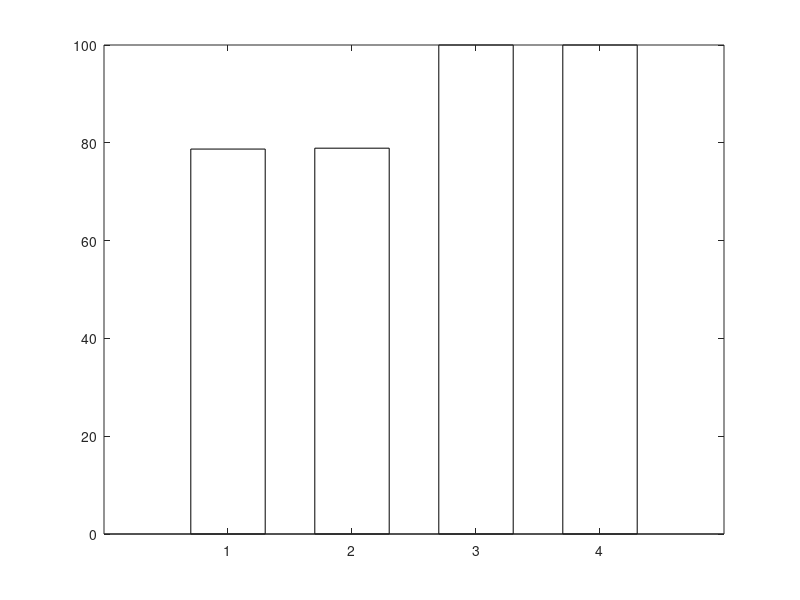

Here is the MATLAB script that generated this plot: (Note: this script raises an error after producing the figure.)
modules = {'BSplines', 'Convolution', 'Demod', 'Radartools'};
pass_rates = [78.72, 78.9, 100.0, 100.0];
total_tests = [47, 19, 47, 28];
passed_tests = [37, 15, 47, 28];

palette.green = [0.30 0.65 0.45];
palette.red = [0.75 0.35 0.40];
palette.orange = [0.80 0.50 0.35];

fig1 = figure('Color', 'w', 'Position', [100, 100, 900, 600]);
bar_width = 0.6;

colors = [palette.red; palette.red; palette.green; palette.green];

hBars = bar(1:4, pass_rates, bar_width, 'FaceColor', 'flat');
for i = 1:4
    if pass_rates(i) < 100
        hBars.CData(i,:) = palette.red;
    else
        hBars.CData(i,:) = palette.green;
    end
end

hold on;

for i = 1:4
    text(i, pass_rates(i) + 2, sprintf('%d/%d', passed_tests(i), total_tests(i)), ...
        'HorizontalAlignment', 'center', 'FontSize', 11, 'FontWeight', 'bold');
end

ylim([0 115]);
ylabel('Pass Rate (%)', 'FontSize', 14, 'FontWeight', 'bold');
xlabel('Module', 'FontSize', 14, 'FontWeight', 'bold');
title('CUDA Modules Stability Comparison (Overall Pass Rate)', ...
    'FontSize', 16, 'FontWeight', 'bold');

set(gca, 'XTick', 1:4, 'XTickLabel', modules, 'FontSize', 12);
grid on;

threshold_line = yline(80, '--', 'DisplayName', '80% Threshold');
threshold_line.Color = palette.orange;
threshold_line.LineWidth = 2;

legend_objects = [patch(NaN, NaN, 'FaceColor', palette.green), ...
                  patch(NaN, NaN, 'FaceColor', palette.red), ...
                  threshold_line];
legend(legend_objects, {'Pass (100%)', 'Fail (<100%)', 'Threshold (80%)'}, ...
    'Location', 'northeast', 'FontSize', 11);

for i = 1:4
    if pass_rates(i) >= 100
        y_value = 50;
        text(i, y_value, '100%', 'HorizontalAlignment', 'center', ...
            'FontSize', 14, 'FontWeight', 'bold', 'Color', palette.green);
    end
end

hold off;

baseDir = fileparts(mfilename('fullpath'));
outDir = fullfile(baseDir, 'output');
if ~exist(outDir, 'dir')
    mkdir(outDir);
end

saveas(fig1, fullfile(outDir, 'stability_overall.fig'));
exportgraphics(fig1, fullfile(outDir, 'stability_overall.png'), 'Resolution', 300);
close(fig1);

fprintf('Stability chart saved to %s\\stability_overall.png\n', outDir);
